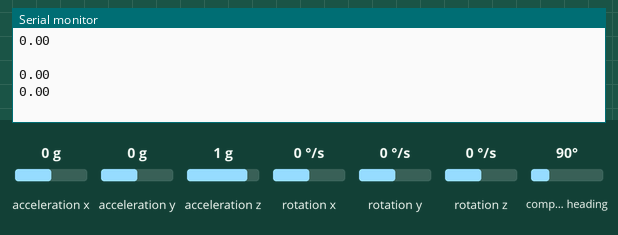
Simulated run of this sketch. Board: Arduino Uno, built with avr-gcc and run on an emulated ATmega328P. Parts: the last lines printed to the serial monitor. The test bench sets the inputs (shaded band); at power-on: rotation z 0 °/s, acceleration x 0 g, acceleration y 0 g, acceleration z 1 g, rotation x 0 °/s, rotation y 0 °/s, compass heading 90°.

Above: at 1.7 s.
1.8 s: rotation z set to -192 °/s
At 2.11 s:
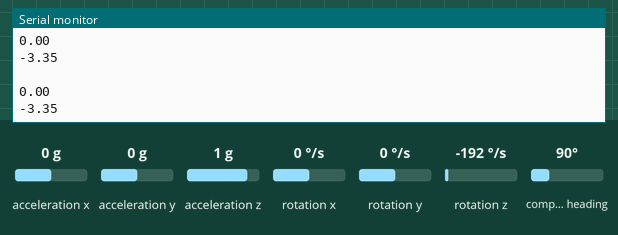
3.3 s: rotation z set to -100 °/s
At 3.39 s:
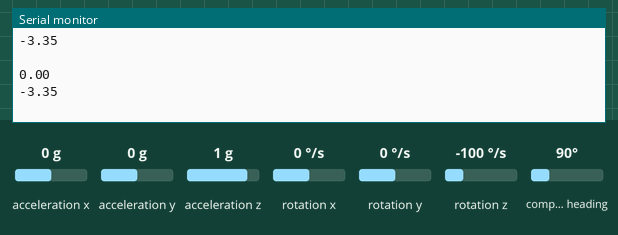
Timing chart, 0 to 6.3 s (numbered marks = the images above; inputs shaded):
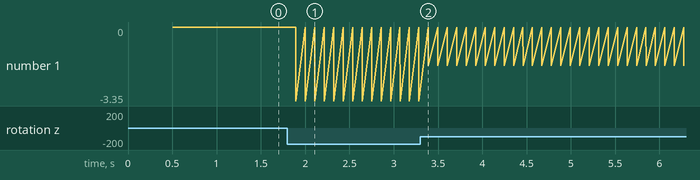

The sketch:

sensor_test.ino
```cpp
#include <Adafruit_BNO055.h>
#include <math.h>


// We create an instance of the BNO055 sensor
Adafruit_BNO055 bno = Adafruit_BNO055(); // 55, 0x28, &Wire

void setup() {
    Serial.begin(115200);

    delay(500); // Wait for the sensor to initialize
    if (!bno.begin())
    {
      Serial.println("Could not find a valid BNO055 sensor, check wiring!");
      while (1);
    }
    Serial.println("BNO055 sensor initialized.");

}

void loop() {
    // VECTOR_ACCELEROMETER measures 9.81 when placed stationary on a table
    // VECTOR_LINEARACCEL measures 0 when placed stationary on a table
    float acc_rocket_x = bno.getVector(Adafruit_BNO055::VECTOR_LINEARACCEL)[0]; // [m/s**2]
    float acc_rocket_y = bno.getVector(Adafruit_BNO055::VECTOR_LINEARACCEL)[1]; // [m/s**2]
    float acc_rocket_z = bno.getVector(Adafruit_BNO055::VECTOR_LINEARACCEL)[2]; // [m/s**2]

    float norm_acc_rocket = sqrt(pow(acc_rocket_x, 2) + pow(acc_rocket_y, 2) + pow(acc_rocket_z, 2));

    float w_rocket = bno.getVector(Adafruit_BNO055::VECTOR_GYROSCOPE)[2] * PI /180; // [rad/s]

    Serial.println(acc_rocket_z);
    Serial.println(w_rocket);
    Serial.println(" ");

    delay(100);

}
```

Measured:
- after the input at 1.8 s, the serial monitor: prints a new line after 0.10 s (image 1)
- plotted number 1: 0 → -3.35 after the input at 1.8 s, -3.35 → -1.75 after the input at 3.3 s
